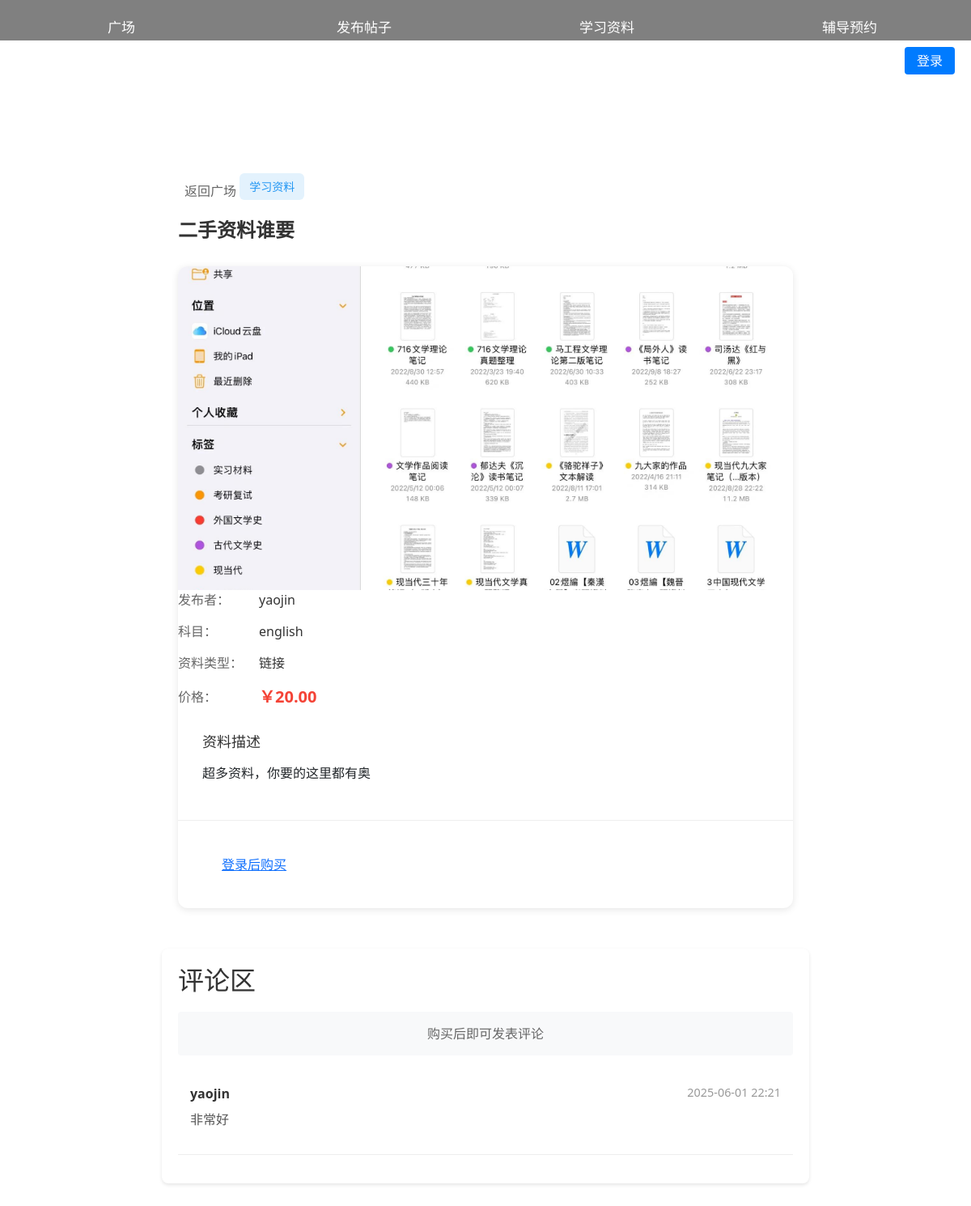
Screenshot of /square/post/studymaterialpost/6/ with the database file from the repository.
### send_post/models.py (models this page shows, shortened)
class StudyMaterialPost(models.Model):
    id = models.AutoField(primary_key=True, verbose_name='帖子ID')
    title = models.CharField('标题', max_length=128)
    content = models.TextField('内容')
    subject = models.CharField('科目', max_length=64, choices=(
        ('math', '数学'),
        ('chinese', '语文'),
        ('english', '英语'),
        ('physics', '物理'),
        ('chemistry', '化学'),
        ('biology', '生物'),
        ('history', '历史'),
        ('geography', '地理'),
        ('politics', '政治'),
        ('other', '其他'),
    ))
    material_type = models.CharField('资料类型', max_length=32, choices=(
        ('document', '文档'),
        ('video', '视频'),
        ('link', '链接'),
        ('other', '其他'),
    ))
    price = models.DecimalField('价格', max_digits=10, decimal_places=2, default=Decimal('0.00'), help_text='请输入资料价格')
    image = models.ImageField('封面图片', upload_to='study_materials/images/', blank=True, null=True, help_text='建议上传一张资料相关的封面图片')
    file = models.FileField('附件', upload_to='study_materials/', blank=True, null=True)
    file_url = models.URLField('资料链接', max_length=500, blank=True, null=True, help_text='请输入资料的网络链接')
    author = models.ForeignKey(User, on_delete=models.CASCADE, verbose_name='作者')
    created_time = models.DateTimeField('创建时间', auto_now_add=True)
    update_time = models.DateTimeField('更新时间', auto_now=True)
    class Meta:
        ordering = ['-created_time']
        verbose_name = '学习资料'
        verbose_name_plural = '学习资料'

### user_center/models.py (models this page shows, shortened)
class User(AbstractUser):
    gender = (
        ('male', '男'),
        ('female', '女'),
    )
    phone = models.CharField('手机号', max_length=11, blank=True, null=True)
    head = models.ImageField('头像', upload_to='images', default='/media/images/光遇背景.jpg', blank=True, null=True)
    sex = models.CharField('性别', max_length=32, choices=gender, default='男')
    bio = models.TextField('个人简介', max_length=500, blank=True, null=True)
    created_time = models.DateTimeField('注册时间', auto_now_add=True)
    update_time = models.DateTimeField('更新时间', auto_now=True)
    class Meta:
        ordering = ['created_time']
        verbose_name = '用户'
        verbose_name_plural = '用户'

### comments/models.py (models this page shows, shortened)
class StudyMaterialComment(models.Model):
    post = models.ForeignKey(StudyMaterialPost, on_delete=models.CASCADE, related_name='comments', verbose_name='学习资料')
    user = models.ForeignKey(User, on_delete=models.CASCADE, related_name='study_comments', verbose_name='评论者')
    content = models.TextField(verbose_name='评论内容')
    created_time = models.DateTimeField(default=timezone.now, verbose_name='评论时间')
    class Meta:
        verbose_name = '学习资料评论'
        verbose_name_plural = '学习资料评论'
        ordering = ['-created_time']

### square/views.py (the view)
# urls.py: path('post/<str:post_type>/<int:post_id>/', views.post_detail, name='post_detail'),
def post_detail(request, post_type, post_id):
    try:
        if post_type == 'reservationpost':
            post = get_object_or_404(ReservationPost, id=post_id)
            has_reserved = False
            if request.user.is_authenticated:
                has_reserved = post.reservations.filter(user=request.user, status='active').exists()
            context = {
                'post': post,
                'post_type': 'reservation',
                'has_reserved': has_reserved
            }
            return render(request, 'square/post_detail.html', context)
        elif post_type == 'studymaterialpost':
            post = get_object_or_404(StudyMaterialPost, id=post_id)
            has_purchased = False
            if request.user.is_authenticated:
                has_purchased = Purchase.objects.filter(
                    buyer=request.user,
                    post=post
                ).exists()
            try:
                comments = StudyMaterialComment.objects.filter(
                    post=post
                ).select_related('user').order_by('-created_time')
            except:
                comments = []
            context = {
                'post': post,
                'post_type': 'study',
                'has_purchased': has_purchased,
                'comments': comments
            }
            return render(request, 'square/study_detail.html', context)
        else:
            raise Http404("Invalid post type")
    except Http404:
        return redirect('square:index')

### templates/square/study_detail.html (shortened to what this page needs)
{% extends 'base.html' %}
{% load static %}
{% block content %}
<link rel="stylesheet" href="{% static 'css/post_detail.css' %}">
<div class="post-detail-container">
  <div class="post-header">
    <a href="{% url 'square:index' %}" class="back-link">
       返回广场
    </a>
    <div class="post-type-badge study">学习资料</div>
    <h1 class="post-title">{{ post.title }}</h1>
  </div>
  <div class="post-content">
    {% if post.image %}
    <div class="post-image">
      <img src="{{ post.image.url }}" alt="{{ post.title }}">
    </div>
    {% endif %}
    <div class="post-info-section">
      <div class="post-info-item">
        <span class="info-label">发布者：</span>
        <span class="info-value">{{ post.author.username }}</span>
      </div>
      <div class="post-info-item">
        <span class="info-label">科目：</span>
        <span class="info-value">{{ post.subject }}</span>
      </div>
      <div class="post-info-item">
        <span class="info-label">资料类型：</span>
        <span class="info-value">{{ post.get_material_type_display }}</span>
      </div>
      <div class="post-info-item">
        <span class="info-label">价格：</span>
        <span class="info-value price">￥{{ post.price }}</span>
      </div>
    </div>
    <div class="post-description">
      <h2>资料描述</h2>
      {{ post.content|linebreaks }}
    </div>
    <div class="action-section">
      {% if not has_purchased %}
      {% if user.is_authenticated %}
      <button class="action-button purchase" onclick="purchaseStudyMaterial({{ post.id }})">购买资料</button>
      {% else %}
      <a href="{% url 'user_center:login' %}?next={{ request.path }}" class="action-button purchase">登录后购买</a>
      {% endif %}
      {% else %}
      <div class="purchase-status">已购买</div>
      {% endif %}
    </div>
  </div>
</div>
<div class="comments-section">
  <h2>评论区</h2>
  {% if has_purchased %}
  <div class="comment-form">
    <form id="commentForm" onsubmit="submitComment(event)">
      <textarea name="content" placeholder="请输入您的评论..." required></textarea>
      <button type="submit" class="action-button">发表评论</button>
    </form>
  </div>
  {% else %}
  <div class="comment-login-prompt">
    购买后即可发表评论
  </div>
  {% endif %}
  <div class="comments-list">
    {% for comment in comments %}
    <div class="comment-item">
      <div class="comment-header">
        <span class="comment-author">{{ comment.user.username }}</span>
        <span class="comment-time">{{ comment.created_time|date:"Y-m-d H:i" }}</span>
      </div>
      <div class="comment-content">
        {{ comment.content|linebreaks }}
      </div>
    </div>
    {% empty %}
    <div class="no-comments">
      暂无评论
    </div>
    {% endfor %}
  </div>
</div>
{% endblock %}

### static/css/post_detail.css (style rules this page uses)
.post-detail-container { max-width: 800px; margin: 0 auto; padding: 20px; }
.post-header { margin-bottom: 30px; }
.back-link { display: inline-flex; align-items: center; color: #666; text-decoration: none; margin-bottom: 20px; transition: color 0.2s ease; }
.post-type-badge { display: inline-block; padding: 6px 12px; border-radius: 6px; font-size: 14px; font-weight: 500; margin-bottom: 15px; }
.post-type-badge.study { background-color: #E3F2FD; color: #2196F3; }
.post-title { font-size: 24px; font-weight: 600; color: #333; margin: 0; line-height: 1.3; }
.post-content { background: white; border-radius: 12px; box-shadow: 0 2px 10px rgba(0, 0, 0, 0.1); overflow: hidden; }
.action-section { padding: 30px; display: flex; justify-content: space-between; align-items: center; }
.action-button { padding: 12px 24px; border: none; border-radius: 8px; font-size: 16px; font-weight: 500; cursor: pointer; transition: all 0.2s ease; }
.post-image { width: 100%; height: 400px; overflow: hidden; }
.post-image img { width: 100%; height: 100%; object-fit: cover; }
.post-info-item { display: flex; align-items: center; margin-bottom: 15px; }
.post-info-item:last-child { margin-bottom: 0; }
.info-label { font-weight: 500; color: #666; width: 100px; flex-shrink: 0; }
.info-value { color: #333; }
.info-value.price { color: #f44336; font-size: 20px; font-weight: 600; }
.post-description { padding: 30px; border-bottom: 1px solid #eee; }
.post-description h2 { font-size: 18px; color: #333; margin: 0 0 15px 0; }

### templates/square/study_detail.html (style rules this page uses)
.comments-section { max-width: 800px; margin: 30px auto; padding: 20px; background: #fff; border-radius: 8px; box-shadow: 0 2px 4px rgba(0, 0, 0, 0.1); }
.comments-section h2 { margin-bottom: 20px; color: #333; }
.comment-login-prompt { text-align: center; padding: 15px; background: #f8f9fa; border-radius: 4px; margin-bottom: 20px; color: #666; }
.comment-item { padding: 15px; border-bottom: 1px solid #eee; margin-bottom: 15px; }
.comment-header { display: flex; justify-content: space-between; margin-bottom: 8px; }
.comment-author { font-weight: bold; color: #333; }
.comment-time { color: #999; font-size: 0.9em; }
.comment-content { color: #555; line-height: 1.5; }

### rows the page displays
StudyMaterialPost: title "二手资料谁要", image (picture), author.username "yaojin", subject "english", material_type "链接", price "20.00", content "超多资料，你要的这里都有奥"
StudyMaterialComment: user.username "yaojin", created_time "2025-06-01 22:21", content "非常好"
